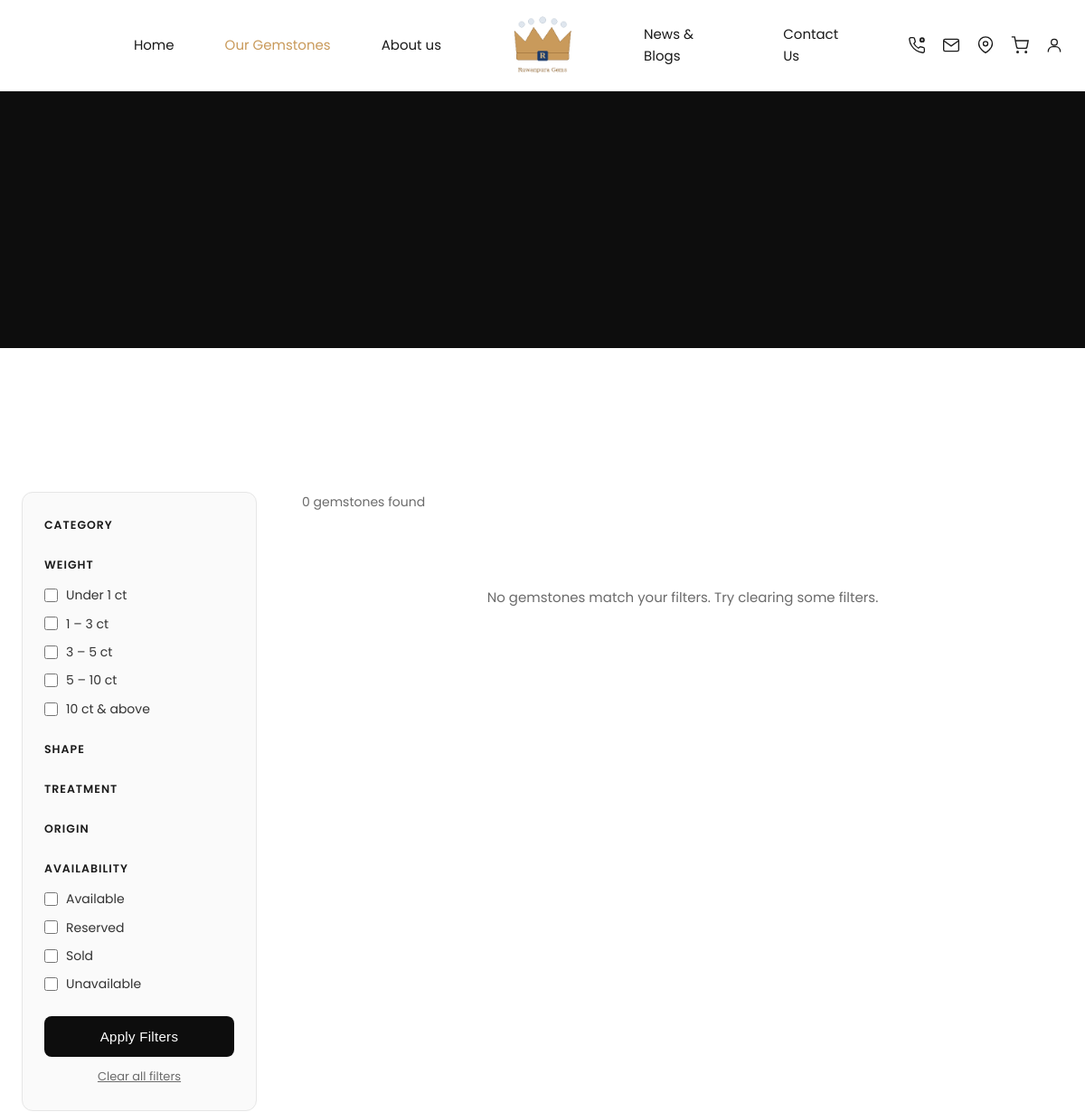
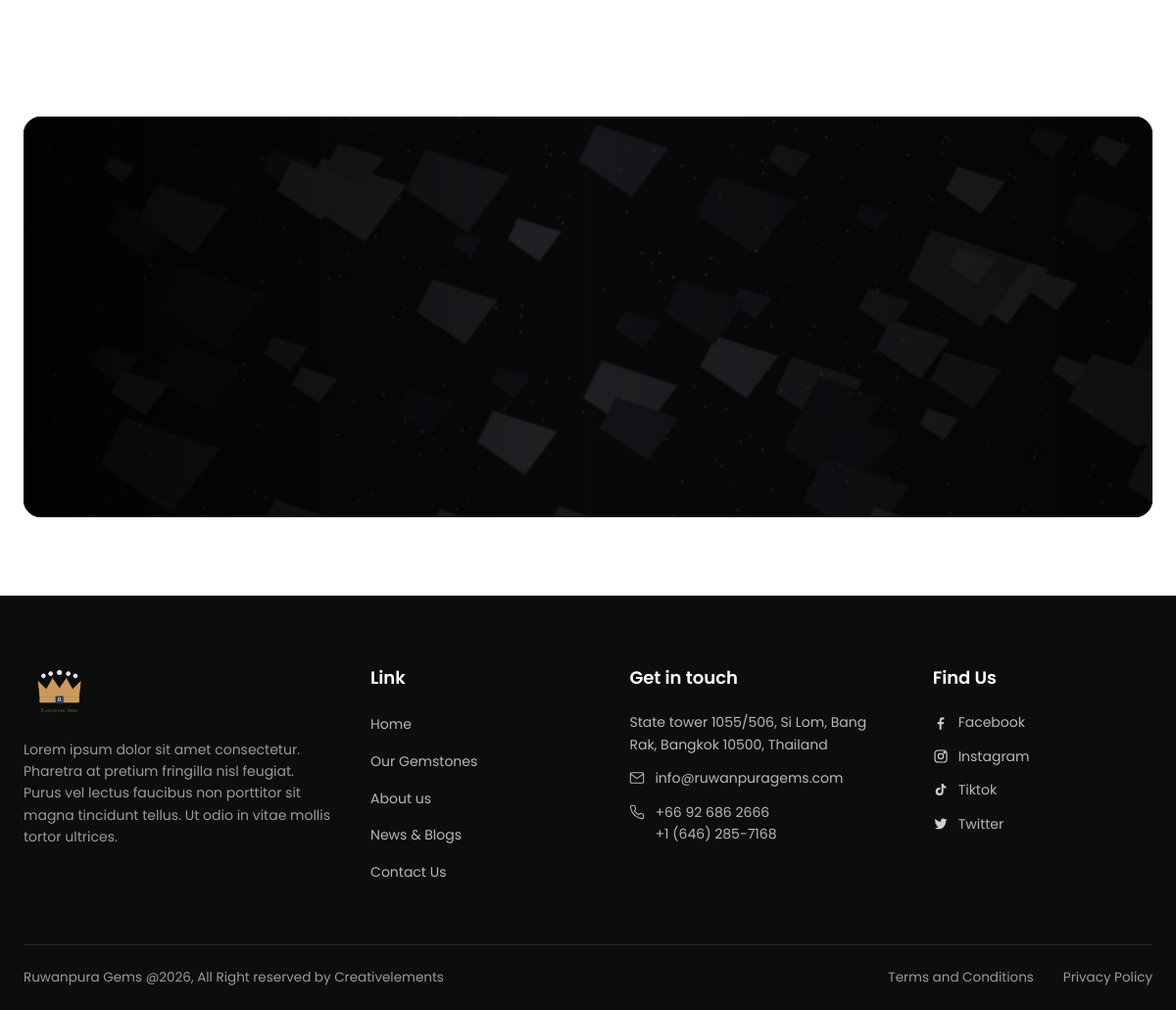
Before: /gemstones.php with the older database file (2 pictures, top to bottom).
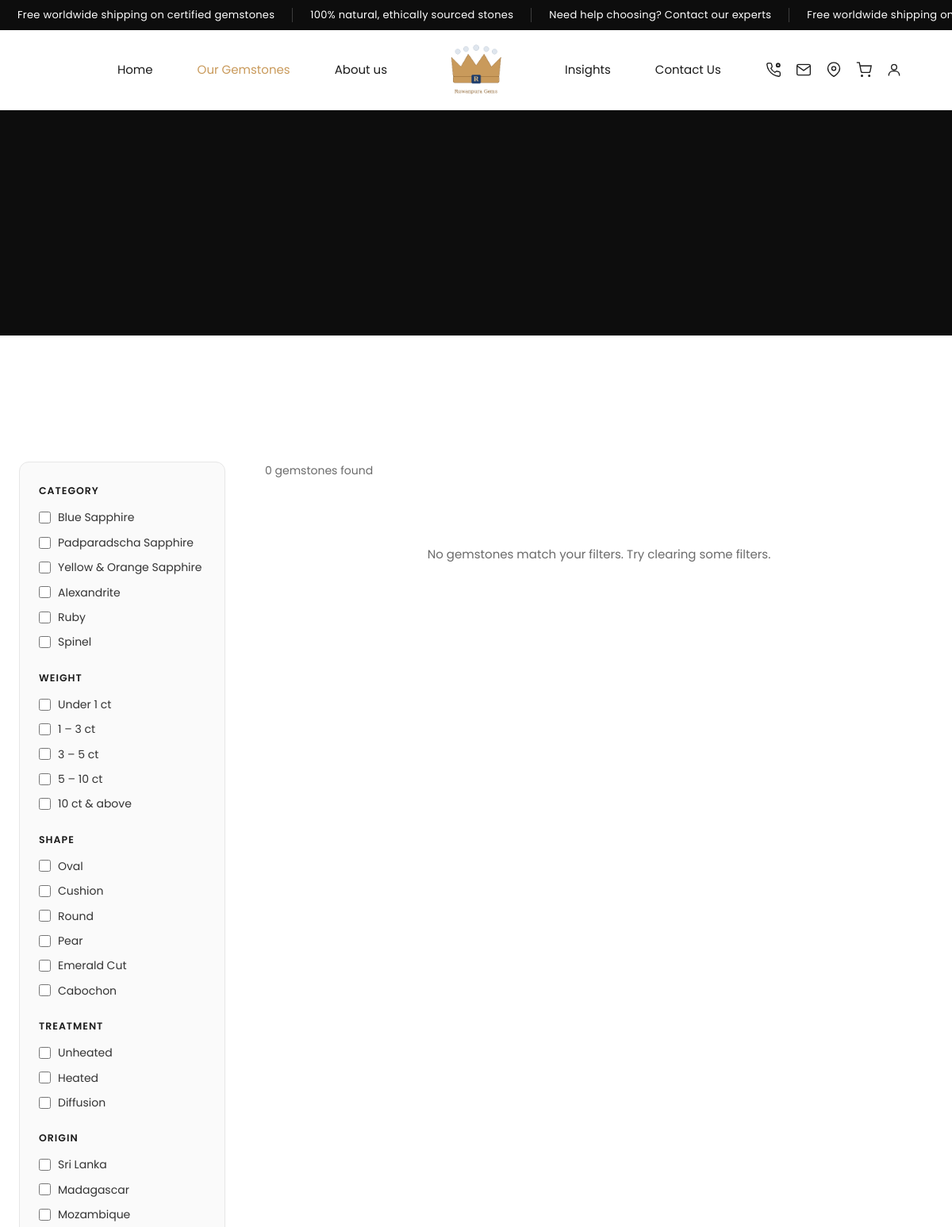
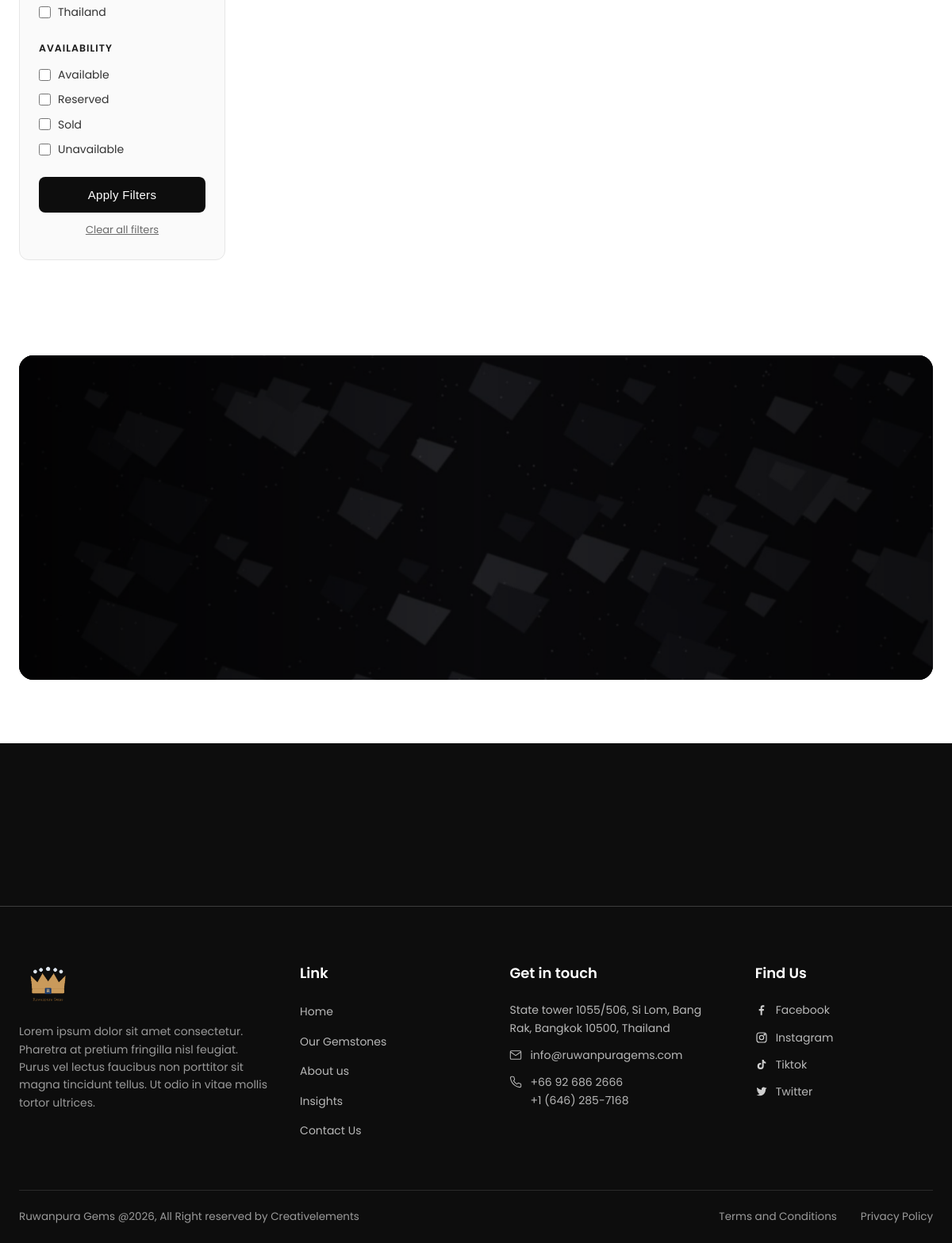
After: the same page with the newer database file (2 pictures, top to bottom).
### tables this page shows
CREATE TABLE IF NOT EXISTS `announcement_cards` (
  `id` INT(11) NOT NULL AUTO_INCREMENT,
  `text` VARCHAR(255) DEFAULT NULL,
  `link` VARCHAR(255) DEFAULT NULL,
  `sort_order` INT(11) NOT NULL DEFAULT 0,
  `is_active` TINYINT(1) NOT NULL DEFAULT 1,
  PRIMARY KEY (`id`)
);

CREATE TABLE IF NOT EXISTS `gem_categories` (
  `id` INT(11) NOT NULL AUTO_INCREMENT,
  `name` VARCHAR(120) NOT NULL,
  `slug` VARCHAR(140) NOT NULL,
  `sort_order` INT(11) NOT NULL DEFAULT 0,
  `is_active` TINYINT(1) NOT NULL DEFAULT 1,
  PRIMARY KEY (`id`),
  UNIQUE KEY `slug` (`slug`)
);

CREATE TABLE IF NOT EXISTS `gem_shapes` (
  `id` INT(11) NOT NULL AUTO_INCREMENT,
  `name` VARCHAR(120) NOT NULL,
  `sort_order` INT(11) NOT NULL DEFAULT 0,
  `is_active` TINYINT(1) NOT NULL DEFAULT 1,
  PRIMARY KEY (`id`)
);

CREATE TABLE IF NOT EXISTS `gem_treatments` (
  `id` INT(11) NOT NULL AUTO_INCREMENT,
  `name` VARCHAR(120) NOT NULL,
  `sort_order` INT(11) NOT NULL DEFAULT 0,
  `is_active` TINYINT(1) NOT NULL DEFAULT 1,
  PRIMARY KEY (`id`)
);

CREATE TABLE IF NOT EXISTS `gem_origins` (
  `id` INT(11) NOT NULL AUTO_INCREMENT,
  `name` VARCHAR(120) NOT NULL,
  `sort_order` INT(11) NOT NULL DEFAULT 0,
  `is_active` TINYINT(1) NOT NULL DEFAULT 1,
  PRIMARY KEY (`id`)
);

### includes/db.php (called while the page is built, shortened)
<?php
class Database
{
    private static $instance = null;
    private function __construct()
    {
        $dsn = 'mysql:host=' . DB_HOST . ';dbname=' . DB_NAME . ';charset=' . DB_CHARSET;
        $options = [
            PDO::ATTR_ERRMODE            => PDO::ERRMODE_EXCEPTION,
            PDO::ATTR_DEFAULT_FETCH_MODE => PDO::FETCH_ASSOC,
            PDO::ATTR_EMULATE_PREPARES   => false,
        ];
        try {
            $this->pdo = new PDO($dsn, DB_USER, DB_PASS, $options);
        } catch (PDOException $e) {
            die('Database connection failed: ' . htmlspecialchars($e->getMessage()));
        }
    }
    public static function getInstance()
    {
        if (self::$instance === null) {
            self::$instance = new self();
        }
        return self::$instance;
    }
}
function db()
{
    return Database::getInstance()->pdo;
}

### includes/functions.php (called while the page is built, shortened)
<?php
require_once __DIR__ . '/db.php';
function e($str)
{
    return htmlspecialchars($str ?? '', ENT_QUOTES, 'UTF-8');
}
    ?>
    <?php
function get_announcement_cards($activeOnly = true)
{
    $sql = "SELECT * FROM announcement_cards" . ($activeOnly ? " WHERE is_active=1" : "") . " ORDER BY sort_order, id";
    return db()->query($sql)->fetchAll();
}
function get_categories($activeOnly = true)
{
    $sql = "SELECT * FROM gem_categories" . ($activeOnly ? " WHERE is_active=1" : "") . " ORDER BY sort_order, id";
    return db()->query($sql)->fetchAll();
}
function get_categories_tree($activeOnly = true)
{
    $all = get_categories($activeOnly);
    $byParent = [];
    foreach ($all as $c) {
        $byParent[(int) ($c['parent_id'] ?? 0)][] = $c;
    }
    $tree = [];
    foreach ($byParent[0] ?? [] as $top) {
        $top['depth'] = 0;
        $tree[] = $top;
    }
    return $tree;
}
function get_shapes($activeOnly = true)
{
    $sql = "SELECT * FROM gem_shapes" . ($activeOnly ? " WHERE is_active=1" : "") . " ORDER BY sort_order, id";
    return db()->query($sql)->fetchAll();
}
function get_treatments($activeOnly = true)
{
    $sql = "SELECT * FROM gem_treatments" . ($activeOnly ? " WHERE is_active=1" : "") . " ORDER BY sort_order, id";
    return db()->query($sql)->fetchAll();
}
function get_origins($activeOnly = true)
{
    $sql = "SELECT * FROM gem_origins" . ($activeOnly ? " WHERE is_active=1" : "") . " ORDER BY sort_order, id";
    return db()->query($sql)->fetchAll();
}

### gemstones.php (the view, shortened to what the rows shown need)
<?php
require_once __DIR__ . '/includes/functions.php';
$categories   = get_categories_tree();
$shapes       = get_shapes();
$treatments   = get_treatments();
$origins      = get_origins();
include __DIR__ . '/includes/header.php';
?>
<section class="catalogue">
    <div class="container">
        <div class="catalogue-layout">
            <aside class="catalogue-filters" id="catalogueFilters">
                <form method="get" id="filterForm">
                    <div class="filters-drawer-body">
                    <div class="filter-group">
                        <h4>Category</h4>
                        <?php foreach ($categories as $c): ?>
                            <label class="filter-check" <?= !empty($c['depth']) ? 'style="padding-left:18px;"' : '' ?>>
                                <input type="checkbox" name="category[]" value="<?= (int) $c['id'] ?>" <?= in_array($c['id'], $filters['category']) ? 'checked' : '' ?>>
                                <?= e($c['name']) ?>
                            </label>
                        <?php endforeach; ?>
                    </div>
                    <div class="filter-group">
                        <h4>Shape</h4>
                        <?php foreach ($shapes as $s): ?>
                            <label class="filter-check">
                                <input type="checkbox" name="shape[]" value="<?= (int) $s['id'] ?>" <?= in_array($s['id'], $filters['shape']) ? 'checked' : '' ?>>
                                <?= e($s['name']) ?>
                            </label>
                        <?php endforeach; ?>
                    </div>
                    <div class="filter-group">
                        <h4>Treatment</h4>
                        <?php foreach ($treatments as $t): ?>
                            <label class="filter-check">
                                <input type="checkbox" name="treatment[]" value="<?= (int) $t['id'] ?>" <?= in_array($t['id'], $filters['treatment']) ? 'checked' : '' ?>>
                                <?= e($t['name']) ?>
                            </label>
                        <?php endforeach; ?>
                    </div>
                    <div class="filter-group">
                        <h4>Origin</h4>
                        <?php foreach ($origins as $o): ?>
                            <label class="filter-check">
                                <input type="checkbox" name="origin[]" value="<?= (int) $o['id'] ?>" <?= in_array($o['id'], $filters['origin']) ? 'checked' : '' ?>>
                                <?= e($o['name']) ?>
                            </label>
                        <?php endforeach; ?>
                    </div>
                    </div>
                </form>
            </aside>
        </div>
    </div>
</section>
<?php include __DIR__ . '/includes/footer.php'; ?>

### includes/header.php (shortened to what the rows shown need)
<?php
require_once __DIR__ . '/functions.php';
?>
<!DOCTYPE html>
<html lang="en">
<head>
    <link rel="stylesheet" href="https://cdnjs.cloudflare.com/ajax/libs/font-awesome/6.5.1/css/all.min.css">
    <link rel="stylesheet" href="<?= BASE_URL ?>assets/css/style.css">
</head>
<body>
<?php $announcementCards = get_announcement_cards(); ?>
<?php if ($announcementCards): ?>
<div class="announcement-bar">
    <div class="announcement-row">
        <?php for ($i = 0; $i < 2; $i++): ?>
            <?php foreach ($announcementCards as $ac): ?>
                <?php if ($ac['link']): ?>
                    <a href="<?= e($ac['link']) ?>" class="announcement-card"><?= e($ac['text']) ?></a>
                <?php else: ?>
                    <span class="announcement-card"><?= e($ac['text']) ?></span>
                <?php endif; ?>
            <?php endforeach; ?>
        <?php endfor; ?>
    </div>
</div>
<?php endif; ?>

Changed rows visible on the page:
added announcement_cards: text "Free worldwide shipping on certified gemstones", text "Free worldwide shipping…"
added announcement_cards: text "100% natural, ethically sourced stones"
added announcement_cards: text "Need help choosing? Contact our experts"
added gem_categories: name "Blue Sapphire"
added gem_categories: name "Padparadscha Sapphire"
added gem_categories: name "Yellow & Orange Sapphire"
added gem_categories: name "Alexandrite"
added gem_categories: name "Ruby"
added gem_categories: name "Spinel"
added gem_shapes: name "Oval"
added gem_shapes: name "Cushion"
added gem_shapes: name "Round"
added gem_shapes: name "Pear"
added gem_shapes: name "Emerald Cut"
added gem_shapes: name "Cabochon"
added gem_treatments: name "Unheated"
added gem_treatments: name "Heated"
added gem_treatments: name "Diffusion"
added gem_origins: name "Sri Lanka"
added gem_origins: name "Madagascar"
added gem_origins: name "Mozambique"
added gem_origins: name "Thailand"
Other visible differences:
c('nav_news'): "News & Blogs" → "Insights"
